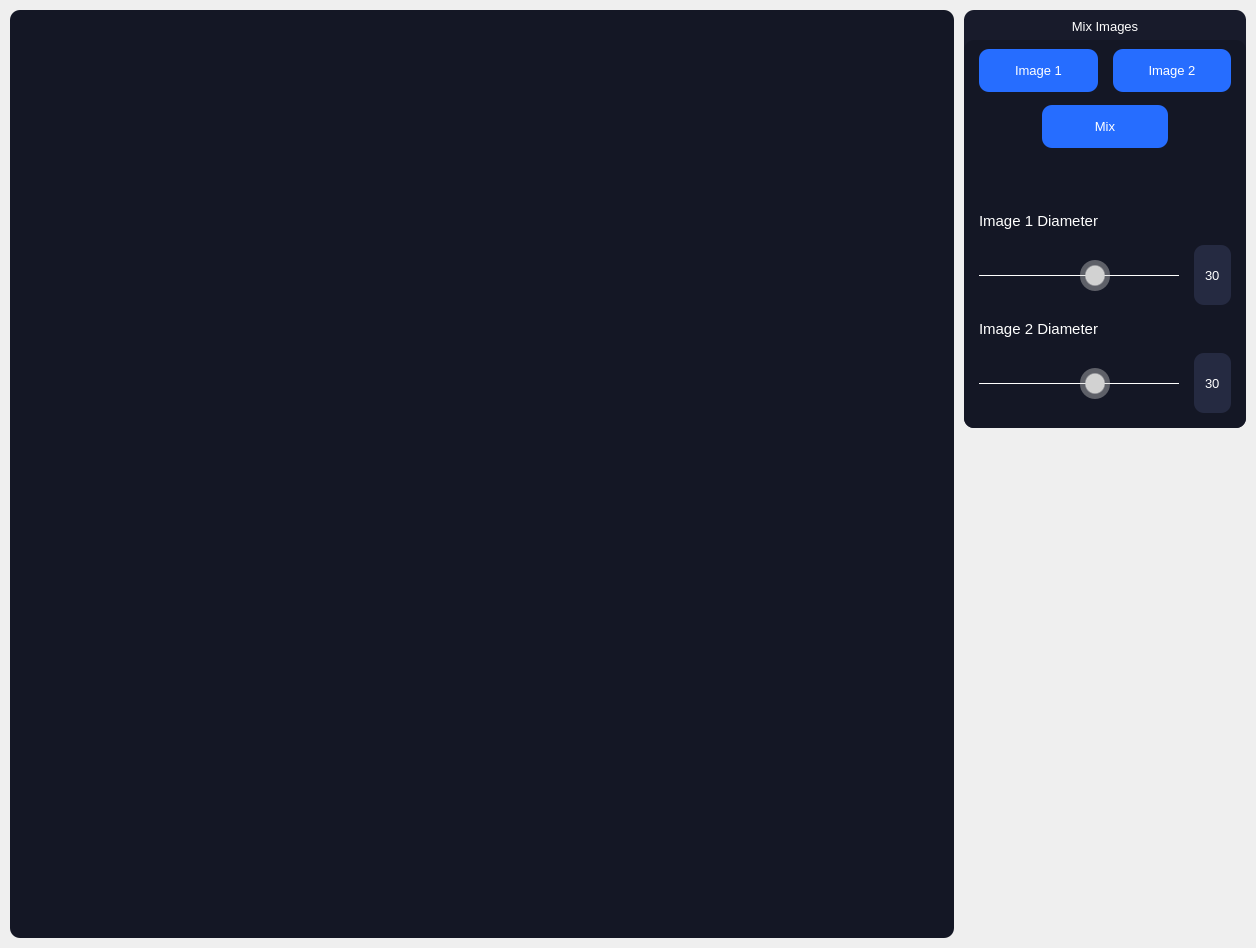
<?xml version="1.0" encoding="UTF-8"?>
<ui version="4.0">
 <class>MixingWidget</class>
 <widget class="QWidget" name="MixingWidget">
  <property name="geometry">
   <rect>
    <x>0</x>
    <y>0</y>
    <width>1256</width>
    <height>948</height>
   </rect>
  </property>
  <property name="windowTitle">
   <string>Form</string>
  </property>
  <layout class="QHBoxLayout" name="horizontalLayout" stretch="77,23">
   <property name="spacing">
    <number>10</number>
   </property>
   <property name="leftMargin">
    <number>10</number>
   </property>
   <property name="topMargin">
    <number>10</number>
   </property>
   <property name="rightMargin">
    <number>10</number>
   </property>
   <property name="bottomMargin">
    <number>10</number>
   </property>
   <item>
    <layout class="QVBoxLayout" name="mixPicsSlidersWidgetLayput" stretch="74">
     <item>
      <widget class="QWidget" name="picturesWidget_2" native="true">
       <property name="styleSheet">
        <string notr="true">background-color: #141725;
border-radius: 10%;

</string>
       </property>
       <layout class="QVBoxLayout" name="verticalLayout_6" stretch="50,50">
        <property name="sizeConstraint">
         <enum>QLayout::SetMaximumSize</enum>
        </property>
        <item>
         <layout class="QGridLayout" name="gridLayout" rowstretch="5,90,5" columnstretch="10,40,40,10">
          <property name="spacing">
           <number>10</number>
          </property>
          <item row="1" column="0">
           <spacer name="horizontalSpacer_5">
            <property name="orientation">
             <enum>Qt::Horizontal</enum>
            </property>
            <property name="sizeHint" stdset="0">
             <size>
              <width>40</width>
              <height>20</height>
             </size>
            </property>
           </spacer>
          </item>
          <item row="0" column="1">
           <spacer name="verticalSpacer_7">
            <property name="orientation">
             <enum>Qt::Vertical</enum>
            </property>
            <property name="sizeHint" stdset="0">
             <size>
              <width>20</width>
              <height>40</height>
             </size>
            </property>
           </spacer>
          </item>
          <item row="1" column="3">
           <spacer name="horizontalSpacer_6">
            <property name="orientation">
             <enum>Qt::Horizontal</enum>
            </property>
            <property name="sizeHint" stdset="0">
             <size>
              <width>40</width>
              <height>20</height>
             </size>
            </property>
           </spacer>
          </item>
          <item row="2" column="2">
           <spacer name="verticalSpacer_8">
            <property name="orientation">
             <enum>Qt::Vertical</enum>
            </property>
            <property name="sizeHint" stdset="0">
             <size>
              <width>20</width>
              <height>40</height>
             </size>
            </property>
           </spacer>
          </item>
          <item row="1" column="1">
           <widget class="QLabel" name="picture1">
            <property name="sizePolicy">
             <sizepolicy hsizetype="Ignored" vsizetype="Ignored">
              <horstretch>0</horstretch>
              <verstretch>0</verstretch>
             </sizepolicy>
            </property>
            <property name="text">
             <string/>
            </property>
            <property name="scaledContents">
             <bool>true</bool>
            </property>
           </widget>
          </item>
          <item row="1" column="2">
           <widget class="QLabel" name="picture2">
            <property name="sizePolicy">
             <sizepolicy hsizetype="Ignored" vsizetype="Ignored">
              <horstretch>0</horstretch>
              <verstretch>0</verstretch>
             </sizepolicy>
            </property>
            <property name="text">
             <string/>
            </property>
            <property name="scaledContents">
             <bool>true</bool>
            </property>
           </widget>
          </item>
         </layout>
        </item>
        <item>
         <layout class="QGridLayout" name="gridLayout_4" rowstretch="5,90,5" columnstretch="25,35,25">
          <item row="2" column="1">
           <spacer name="verticalSpacer_10">
            <property name="orientation">
             <enum>Qt::Vertical</enum>
            </property>
            <property name="sizeHint" stdset="0">
             <size>
              <width>20</width>
              <height>40</height>
             </size>
            </property>
           </spacer>
          </item>
          <item row="1" column="0">
           <spacer name="horizontalSpacer_7">
            <property name="orientation">
             <enum>Qt::Horizontal</enum>
            </property>
            <property name="sizeHint" stdset="0">
             <size>
              <width>40</width>
              <height>20</height>
             </size>
            </property>
           </spacer>
          </item>
          <item row="1" column="2">
           <spacer name="horizontalSpacer_8">
            <property name="orientation">
             <enum>Qt::Horizontal</enum>
            </property>
            <property name="sizeHint" stdset="0">
             <size>
              <width>40</width>
              <height>20</height>
             </size>
            </property>
           </spacer>
          </item>
          <item row="0" column="1">
           <spacer name="verticalSpacer_9">
            <property name="orientation">
             <enum>Qt::Vertical</enum>
            </property>
            <property name="sizeHint" stdset="0">
             <size>
              <width>20</width>
              <height>40</height>
             </size>
            </property>
           </spacer>
          </item>
          <item row="1" column="1">
           <widget class="QLabel" name="pictureMixed">
            <property name="sizePolicy">
             <sizepolicy hsizetype="Ignored" vsizetype="Ignored">
              <horstretch>0</horstretch>
              <verstretch>0</verstretch>
             </sizepolicy>
            </property>
            <property name="text">
             <string/>
            </property>
            <property name="scaledContents">
             <bool>true</bool>
            </property>
           </widget>
          </item>
         </layout>
        </item>
       </layout>
      </widget>
     </item>
    </layout>
   </item>
   <item>
    <layout class="QVBoxLayout" name="mixControlWidgetLayout" stretch="45,55">
     <item>
      <widget class="QWidget" name="MixcontrolUpperWidget" native="true">
       <property name="styleSheet">
        <string notr="true">background-color: #181b2b;
border-radius: 10%;

</string>
       </property>
       <layout class="QVBoxLayout" name="verticalLayout_5" stretch="0,95">
        <property name="leftMargin">
         <number>0</number>
        </property>
        <property name="rightMargin">
         <number>0</number>
        </property>
        <property name="bottomMargin">
         <number>0</number>
        </property>
        <item>
         <widget class="QLabel" name="TabLabel_2">
          <property name="font">
           <font>
            <family>Microsoft Sans Serif</family>
            <pointsize>10</pointsize>
           </font>
          </property>
          <property name="layoutDirection">
           <enum>Qt::LeftToRight</enum>
          </property>
          <property name="styleSheet">
           <string notr="true">color: #fff;</string>
          </property>
          <property name="text">
           <string>&lt;html&gt;&lt;head/&gt;&lt;body&gt;&lt;p&gt;Mix Images&lt;/p&gt;&lt;/body&gt;&lt;/html&gt;</string>
          </property>
          <property name="alignment">
           <set>Qt::AlignCenter</set>
          </property>
         </widget>
        </item>
        <item>
         <widget class="QWidget" name="mixControlsContainer" native="true">
          <property name="styleSheet">
           <string notr="true">background-color: #141725;
</string>
          </property>
          <layout class="QVBoxLayout" name="verticalLayout_3" stretch="20,10,30">
           <property name="spacing">
            <number>15</number>
           </property>
           <property name="leftMargin">
            <number>15</number>
           </property>
           <property name="rightMargin">
            <number>15</number>
           </property>
           <property name="bottomMargin">
            <number>15</number>
           </property>
           <item>
            <layout class="QGridLayout" name="btnsContainer" rowstretch="50,50" columnstretch="0,0">
             <property name="verticalSpacing">
              <number>13</number>
             </property>
             <item row="1" column="0" colspan="2">
              <layout class="QHBoxLayout" name="horizontalLayout_2" stretch="25,50,25">
               <property name="spacing">
                <number>0</number>
               </property>
               <item>
                <spacer name="horizontalSpacer_3">
                 <property name="orientation">
                  <enum>Qt::Horizontal</enum>
                 </property>
                 <property name="sizeHint" stdset="0">
                  <size>
                   <width>40</width>
                   <height>20</height>
                  </size>
                 </property>
                </spacer>
               </item>
               <item>
                <widget class="QPushButton" name="mixBtn">
                 <property name="sizePolicy">
                  <sizepolicy hsizetype="Minimum" vsizetype="Preferred">
                   <horstretch>0</horstretch>
                   <verstretch>0</verstretch>
                  </sizepolicy>
                 </property>
                 <property name="font">
                  <font>
                   <family>Microsoft Sans Serif</family>
                   <pointsize>10</pointsize>
                  </font>
                 </property>
                 <property name="styleSheet">
                  <string notr="true">QPushButton{
background-color: #266dff;
color: #fff;
border: 0;
border-radius: 10%;
}

QPushButton::hover {
background-color: #1d408d;
}</string>
                 </property>
                 <property name="text">
                  <string>Mix</string>
                 </property>
                </widget>
               </item>
               <item>
                <spacer name="horizontalSpacer_4">
                 <property name="orientation">
                  <enum>Qt::Horizontal</enum>
                 </property>
                 <property name="sizeHint" stdset="0">
                  <size>
                   <width>40</width>
                   <height>20</height>
                  </size>
                 </property>
                </spacer>
               </item>
              </layout>
             </item>
             <item row="0" column="1">
              <widget class="QPushButton" name="mixImage2Btn">
               <property name="sizePolicy">
                <sizepolicy hsizetype="Minimum" vsizetype="Preferred">
                 <horstretch>0</horstretch>
                 <verstretch>0</verstretch>
                </sizepolicy>
               </property>
               <property name="font">
                <font>
                 <family>Microsoft Sans Serif</family>
                 <pointsize>10</pointsize>
                </font>
               </property>
               <property name="styleSheet">
                <string notr="true">QPushButton{
background-color: #266dff;
color: #fff;
border: 0;
border-radius: 10%;
}

QPushButton::hover {
background-color: #1d408d;
}</string>
               </property>
               <property name="text">
                <string>Image 2</string>
               </property>
              </widget>
             </item>
             <item row="0" column="0">
              <widget class="QPushButton" name="mixImage1Btn">
               <property name="sizePolicy">
                <sizepolicy hsizetype="Minimum" vsizetype="Preferred">
                 <horstretch>0</horstretch>
                 <verstretch>0</verstretch>
                </sizepolicy>
               </property>
               <property name="font">
                <font>
                 <family>Microsoft Sans Serif</family>
                 <pointsize>10</pointsize>
                </font>
               </property>
               <property name="styleSheet">
                <string notr="true">QPushButton{
background-color: #266dff;
color: #fff;
border: 0;
border-radius: 10%;
}

QPushButton::hover {
background-color: #1d408d;
}</string>
               </property>
               <property name="text">
                <string>Image 1</string>
               </property>
              </widget>
             </item>
            </layout>
           </item>
           <item>
            <spacer name="verticalSpacer_6">
             <property name="orientation">
              <enum>Qt::Vertical</enum>
             </property>
             <property name="sizeHint" stdset="0">
              <size>
               <width>20</width>
               <height>40</height>
              </size>
             </property>
            </spacer>
           </item>
           <item>
            <layout class="QGridLayout" name="slidersContainer_2" rowstretch="50,0,0" columnstretch="80">
             <item row="0" column="0">
              <layout class="QGridLayout" name="gridLayout_3" rowstretch="5,5,90" columnstretch="80,15">
               <item row="1" column="0">
                <widget class="QSlider" name="image1D0Slider">
                 <property name="sizePolicy">
                  <sizepolicy hsizetype="Expanding" vsizetype="Preferred">
                   <horstretch>0</horstretch>
                   <verstretch>0</verstretch>
                  </sizepolicy>
                 </property>
                 <property name="styleSheet">
                  <string notr="true">QSlider:horizontal {
    min-height: 60px;
}
QSlider::groove:horizontal {
    height: 1px;
    background: white; 
}
QSlider::handle:horizontal {
    width: 30px;
    margin-top: -15px;
    margin-bottom: -15px;
    border-radius: 15px;
    background: qradialgradient(spread:reflect, cx:0.5, cy:0.5, radius:0.5, fx:0.5, fy:0.5, stop:0.6 rgba(210, 210, 210, 255), stop:0.7 rgba(210, 210, 210, 100));
}
QSlider::handle:horizontal:hover {
    background: qradialgradient(spread:reflect, cx:0.5, cy:0.5, radius:0.5, fx:0.5, fy:0.5, stop:0.6 rgba(255, 255, 255, 255), stop:0.7 rgba(255, 255, 255, 100));
}</string>
                 </property>
                 <property name="minimum">
                  <number>1</number>
                 </property>
                 <property name="maximum">
                  <number>50</number>
                 </property>
                 <property name="value">
                  <number>30</number>
                 </property>
                 <property name="orientation">
                  <enum>Qt::Horizontal</enum>
                 </property>
                </widget>
               </item>
               <item row="0" column="0">
                <widget class="QLabel" name="image1D0SliderLabel">
                 <property name="font">
                  <font>
                   <family>Microsoft Sans Serif</family>
                   <pointsize>11</pointsize>
                  </font>
                 </property>
                 <property name="styleSheet">
                  <string notr="true">color: rgb(255, 255, 255)</string>
                 </property>
                 <property name="text">
                  <string>Image 1 Diameter</string>
                 </property>
                 <property name="alignment">
                  <set>Qt::AlignLeading|Qt::AlignLeft|Qt::AlignTop</set>
                 </property>
                </widget>
               </item>
               <item row="1" column="1">
                <widget class="QLineEdit" name="image1D0SliderValue">
                 <property name="sizePolicy">
                  <sizepolicy hsizetype="Expanding" vsizetype="Preferred">
                   <horstretch>0</horstretch>
                   <verstretch>0</verstretch>
                  </sizepolicy>
                 </property>
                 <property name="font">
                  <font>
                   <family>Microsoft Sans Serif</family>
                   <pointsize>10</pointsize>
                  </font>
                 </property>
                 <property name="styleSheet">
                  <string notr="true">QLineEdit {
background-color: #252a41;
border: 0;
border-radius: 10px;
color: #fff;
}</string>
                 </property>
                 <property name="text">
                  <string>30</string>
                 </property>
                 <property name="alignment">
                  <set>Qt::AlignCenter</set>
                 </property>
                </widget>
               </item>
               <item row="2" column="0">
                <spacer name="verticalSpacer_4">
                 <property name="orientation">
                  <enum>Qt::Vertical</enum>
                 </property>
                 <property name="sizeHint" stdset="0">
                  <size>
                   <width>20</width>
                   <height>40</height>
                  </size>
                 </property>
                </spacer>
               </item>
              </layout>
             </item>
             <item row="1" column="0" rowspan="2">
              <layout class="QGridLayout" name="gridLayout_2" rowstretch="5,0,0" columnstretch="80,15">
               <item row="0" column="0">
                <widget class="QLabel" name="image2D0SliderLabel">
                 <property name="font">
                  <font>
                   <family>Microsoft Sans Serif</family>
                   <pointsize>11</pointsize>
                  </font>
                 </property>
                 <property name="styleSheet">
                  <string notr="true">color: rgb(255, 255, 255)</string>
                 </property>
                 <property name="text">
                  <string>Image 2 Diameter</string>
                 </property>
                 <property name="alignment">
                  <set>Qt::AlignLeading|Qt::AlignLeft|Qt::AlignTop</set>
                 </property>
                </widget>
               </item>
               <item row="1" column="1">
                <widget class="QLineEdit" name="image2D0SliderValue">
                 <property name="sizePolicy">
                  <sizepolicy hsizetype="Expanding" vsizetype="Preferred">
                   <horstretch>0</horstretch>
                   <verstretch>0</verstretch>
                  </sizepolicy>
                 </property>
                 <property name="font">
                  <font>
                   <family>Microsoft Sans Serif</family>
                   <pointsize>10</pointsize>
                  </font>
                 </property>
                 <property name="styleSheet">
                  <string notr="true">QLineEdit {
background-color: #252a41;
border: 0;
border-radius: 10px;
color: #fff;
}</string>
                 </property>
                 <property name="text">
                  <string>30</string>
                 </property>
                 <property name="alignment">
                  <set>Qt::AlignCenter</set>
                 </property>
                </widget>
               </item>
               <item row="1" column="0">
                <widget class="QSlider" name="kernelSlider_4">
                 <property name="sizePolicy">
                  <sizepolicy hsizetype="Expanding" vsizetype="Preferred">
                   <horstretch>0</horstretch>
                   <verstretch>0</verstretch>
                  </sizepolicy>
                 </property>
                 <property name="styleSheet">
                  <string notr="true">QSlider:horizontal {
    min-height: 60px;
}
QSlider::groove:horizontal {
    height: 1px;
    background: white; 
}
QSlider::handle:horizontal {
    width: 30px;
    margin-top: -15px;
    margin-bottom: -15px;
    border-radius: 15px;
    background: qradialgradient(spread:reflect, cx:0.5, cy:0.5, radius:0.5, fx:0.5, fy:0.5, stop:0.6 rgba(210, 210, 210, 255), stop:0.7 rgba(210, 210, 210, 100));
}
QSlider::handle:horizontal:hover {
    background: qradialgradient(spread:reflect, cx:0.5, cy:0.5, radius:0.5, fx:0.5, fy:0.5, stop:0.6 rgba(255, 255, 255, 255), stop:0.7 rgba(255, 255, 255, 100));
}</string>
                 </property>
                 <property name="minimum">
                  <number>1</number>
                 </property>
                 <property name="maximum">
                  <number>50</number>
                 </property>
                 <property name="value">
                  <number>30</number>
                 </property>
                 <property name="orientation">
                  <enum>Qt::Horizontal</enum>
                 </property>
                </widget>
               </item>
               <item row="2" column="0">
                <spacer name="image2D0Slider">
                 <property name="orientation">
                  <enum>Qt::Vertical</enum>
                 </property>
                 <property name="sizeHint" stdset="0">
                  <size>
                   <width>20</width>
                   <height>40</height>
                  </size>
                 </property>
                </spacer>
               </item>
              </layout>
             </item>
            </layout>
           </item>
          </layout>
         </widget>
        </item>
       </layout>
      </widget>
     </item>
     <item>
      <spacer name="verticalSpacer_3">
       <property name="orientation">
        <enum>Qt::Vertical</enum>
       </property>
       <property name="sizeHint" stdset="0">
        <size>
         <width>20</width>
         <height>40</height>
        </size>
       </property>
      </spacer>
     </item>
    </layout>
   </item>
  </layout>
 </widget>
 <resources/>
 <connections/>
</ui>
